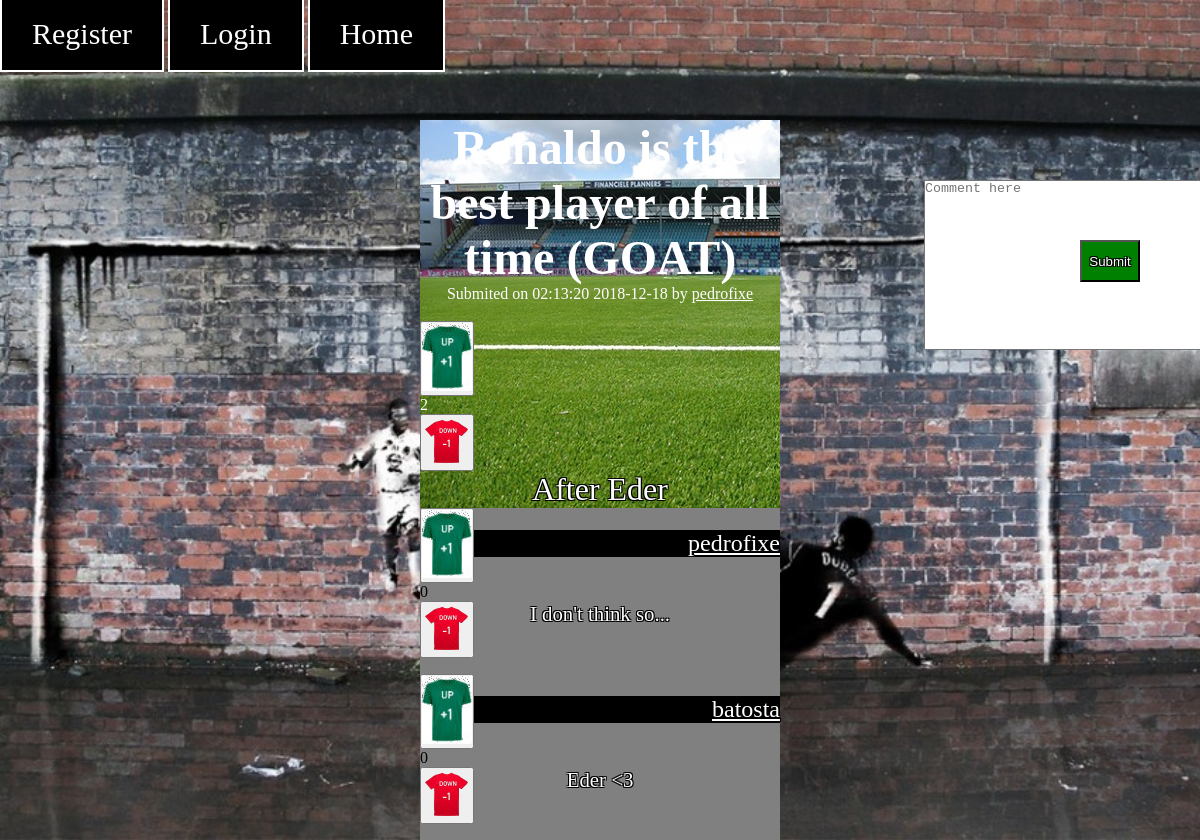
The app's page /postPage.php?id=2 with its own data.
### tables this page shows
CREATE TABLE Post (
	idPost		INTEGER NOT NULL PRIMARY KEY,
	idUser		INTEGER REFERENCES User (idUser),

	Title 		VARCHAR (100) NOT NULL,
	Text		VARCHAR (1000) NOT NULL,

	Link		VARCHAR NOT NULL,

	Date		INTEGER NOT NULL,

	Upvotes		INTEGER,
	Downvotes	INTEGER
);

CREATE TABLE User (
    idUser      INTEGER  NOT NULL PRIMARY KEY,

    username	VARCHAR (50) NOT NULL UNIQUE,
	password	VARCHAR NOT NULL,
	age 		INTEGER NOT NULL,
	email		VARCHAR (100) NOT NULL UNIQUE,
	pic			VARCHAR NOT NULL
);

CREATE TABLE Comment (
	idComment	INTEGER NOT NULL PRIMARY KEY,
	idUser		INTEGER REFERENCES User (idUser),
	idPost 		INTEGER REFERENCES Post (idPost),

	Text		VARCHAR (500) NOT NULL,

	Upvotes		INTEGER,
	Downvotes	INTEGER
);

### utilities.php (called while the page is built, shortened)
<?php
	function getUsernameFromID($dbh, $id)
	{
		$query = $dbh->prepare('SELECT * FROM User WHERE idUser = ?');
		$query->execute(array($id));
		$results = $query->fetchAll();
		return $results[0]['username'];
	}
	function loggedIn()
	{
		$session = session_start();
		if (isset($_SESSION['id']))
		{
			$id = $_SESSION['id'];
			return $id;
		}
		else
		{
			return -1;
		}
	}
?>

### postPage.php (the view, shortened to what this page needs)
<?php
	include_once("utilities.php");
	$idPost = $_GET['id'];
	$idPost = preg_replace("/[^0-9]/", "", $idPost);
	$dbh = new PDO('sqlite:database.db');
	$dbh->setAttribute(PDO::ATTR_EMULATE_PREPARES, false);
	$query1 = $dbh->prepare('SELECT * FROM Post WHERE idPost = ?');
	$status1 = $query1->execute(array($idPost));
	$fetched1 = $query1->fetchAll();
	if (count($fetched1) == 1)
	{
		$post = $fetched1[0];
		$idPost = $post['idPost'];
		$idUser = $post['idUser'];
		$username = getUsernameFromID($dbh, $idUser);
		$Title = $post['Title'];
		$Text = $post['Text'];
		$Link = $post['Link'];
		$Date = $post['Date'];
		$Upvotes = $post['Upvotes'];
		$Downvotes = $post['Downvotes'];
		$paragraphs = explode("\n", $Text);
		if (substr($Link, 0, 7) != "http://")
			$Link = "http://" . $Link;
	}
	$query2 = $dbh->prepare('SELECT * FROM user, (SELECT * FROM Comment WHERE idPost = ?) as comments where user.idUser = comments.idUser');
	$status2 = $query2->execute(array($idPost));
	$comments = $query2->fetchAll();
?>
<!DOCTYPE html>
<html>
<head>
	<link href="style.css" rel="stylesheet">
</head>
	<body>
		<div class="postPageMenu">
			<ul>
				<?php
					$id = loggedIn();
					if ($id == -1) : ?>
						<li class="active"> <a href="register.html">Register</a> </li>
						<li class="active"> <a href="login.html">Login</a> </li>
						<li class="active"> <a href="index.php">Home</a> </li>
					<?php else : ?>
						<li class="active"> <a href="profile.php">Profile</a> </li>
						<li class="active"> <a href="logout.php">Logout</a> </li>
						<li class="active"> <a href="index.php">Home</a> </li>
					<?php endif; ?>
			</ul>
		</div>
		<textarea id="commentText" placeholder="Comment here" rows="4" cols="40" maxlength="500" required></textarea>
		<button id="submitComment" onclick="registerComment(<?=$idPost?>)" > Submit </button>
		<section id="post">
			<article>
				<header>
					<h1>
						<?php if ($Link != "http://")
								  echo "<a href=\"$Link\">$Title</a>";
							  else
							  	  echo "$Title"; ?>
					</h1>
				</header>
				Submited on <?= date('H:i:s Y-m-d', $Date)?> by <a href="profile.php?id=<?= $idUser ?>" class='submitter'><?=$username?></a><br><br>
				<div class="post-votes">
					<div class='ball up' >
						<button onclick='upVote(<?=$idPost?>)' id='upVote()'>
							<img src="./images/upvote.jpg">
						</button>
					</div>
					<div id="numberOfVotesPost<?=$idPost?>"><?= $Upvotes-$Downvotes?></div>
					<div class='ball down' id='downvote()'>
						<button onclick='downVote(<?=$idPost?>)' id='downVote()'>
							<img src="images/downvote1.png">
						</button>
					</div>
				</div>
				<?php foreach ($paragraphs as $paragraph) { ?>
				<p><?=$paragraph?><p>
				<?php } ?>
			</article>
		</section>
		<section id="comments">
			<?php foreach ($comments as $comment) { ?>
				<div id="comment<?=$comment['idComment']?>">
					<div class="comment-votes">
						<div class='ball up' >
							<button onclick='upVoteComment(<?=$comment['idComment']?>)' id='upVoteComment()'>
								<img src="./images/upvote.jpg">
							</button>
						</div>
						<div id="numberOfVotesComment<?=$comment['idComment']?>"><?=$comment['Upvotes']-$comment['Downvotes']?></div>
						<div class='ball down' id='downvote()'>
							<button onclick='downVoteComment(<?=$comment['idComment']?>)' id='downVoteComment()'>
								<img src="images/downvote1.png">
							</button>
						</div>
					</div>
					<div class="commentUsername">
						<a href="profile.php?id=<?= $comment['idUser'] ?>" class='submitter'><?=$comment['username']?></a> <br>
					</div>
					<div class="commentText">
						<?=$comment['Text']?><br><br><br>
					</div>
				</div>
				<?php } ?>
		</section>
	</body>
</html>

### style.css (style rules this page uses)
* { margin: 0; padding: 0; }
#post { background-image: url(images/stadium.jpg); text-align: center; margin-left: auto; margin-right: auto; margin-top: 10%; position: relative; height: 290%; width: 30%; align-items: center; color: white; }
#post h1 { top: 17%; font-size: 300%; }
#post p { font-size: 200%; margin-top: 0%; margin-bottom: 0%; text-align: center; color: white; text-shadow: -1px -1px 0 #000, 1px -1px 0 #000, -1px 1px 0 #000, 1px 1px 0 #000; }
.postPageMenu { align-items: center; margin: auto auto; position: fixed; background-image: url(images/graffitti.jpg); height: 100%; width: 100%; top: 0%; background-size: cover; background-position: center; background-repeat: no-repeat; background-attachment:fixed; }
.postPageMenu > ul { top: 2%; left: 0%; position: relative; float: left; list-style: none; }
.postPageMenu > ul li { top: 2%; position: relative; display: inline-table; }
.postPageMenu > ul li a { top: 2%; position: relative; color: white; background-color: black; text-decoration: none; font-family: "Times New Roman", Times, serif; font-size: 30px; padding: 20px 30px; }
.postPageMenu > ul li.active a { border: 2px solid white; }
#comments { background-repeat: no-repeat; text-align: center; top: 50%; position: relative; width: 30%; margin-left: 35%; background-color: grey; }
#comments .comment-votes { left: 0%; text-align: left; }
#comments .commentText { color: white; font-size: 130%; margin-top: 12.5%; background-color: grey; text-shadow: -1px -1px 0 #000, 1px -1px 0 #000, -1px 1px 0 #000, 1px 1px 0 #000; }
#comments .commentUsername { text-align: right; color: white; font-size: 150%; margin-top: -35.5%; margin-bottom: 0%; background-color: black; text-shadow: -1px -1px 0 #000, 1px -1px 0 #000, -1px 1px 0 #000, 1px 1px 0 #000; }
#commentText { position: fixed; height: 20%; margin-left: 77%; margin-top: 5%; }
#submitComment { position: fixed; background-color: green; color: white; text-shadow: -1px -1px 0 #000, 1px -1px 0 #000, -1px 1px 0 #000, 1px 1px 0 #000; height: 5%; width: 5%; margin-top: 10%; margin-left: 90%; }
.post-votes { text-align: left; }
.submitter { color: white; margin-top: 20%; }
textarea { resize: none; }

### records on screen
post: Title "Ronaldo is the best player of all time (GOAT)", Date "02:13:20 2018-12-18", idUser.username "pedrofixe", $Upvotes-$Downvotes "2", Text "After Eder"
comment: $comment['Upvotes']-$comment['Downvotes'] "0", idUser.username "pedrofixe", Text "I don't think so..."
comment: $comment['Upvotes']-$comment['Downvotes'] "0", idUser.username "batosta", Text "Eder <3"
